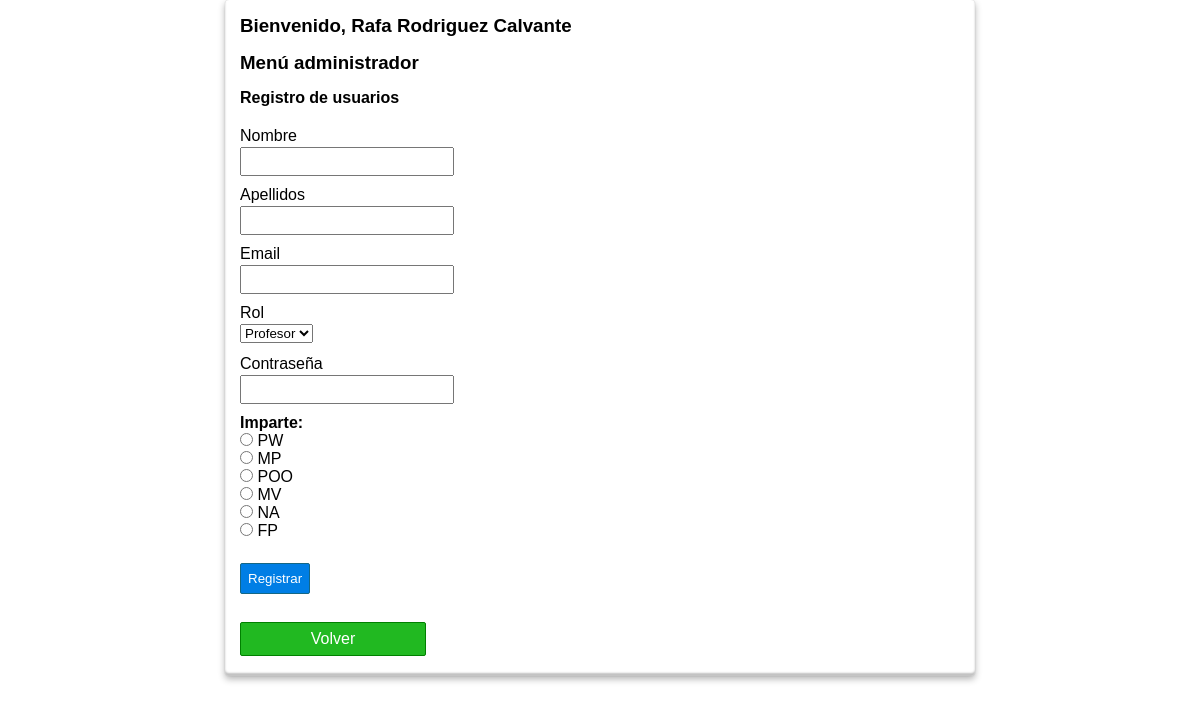
Screenshot of /admin_files/admin_register.php (signed in) with the database file from the repository.
### tables this page shows
CREATE TABLE subjects 
( subjectid int unsigned NOT NULL auto_increment, 
name varchar(25) NOT NULL, 
degreeid int unsigned NOT NULL,
coordinatorid int unsigned NOT NULL,
PRIMARY KEY (subjectid),
FOREIGN KEY (degreeid) REFERENCES degrees(degreeid)
);

### admin_files/admin_register.php (the view, shortened to what this page needs)
<!DOCTYPE html>
<html lang="en">
<head>
    <link rel="stylesheet" href="../assets/css/style.css">
</head>
<body>
<?php require_once '../includes/connection.php'; ?>
<?php if($_SESSION['user']['rol'] == 'admin'): ?>
    <div id="register" class="bloque fondo">
    <h3> Bienvenido, <?= $_SESSION['user']['name'] . ' ' . $_SESSION['user']['surname'] ?> </h3>
    <h3>Menú administrador</h3>
        <h4> Registro de usuarios</h4>
        <br>
        <form action="sign_up_user.php" method="POST">
            <label for="name">Nombre</label>
            <input type="text" name="name" required>
            <label for="surname">Apellidos</label>
            <input type="text" name="surname" required>
            <label for="email">Email</label>
            <input type="email" name="email" required>
            <label for="rol">Rol</label>
            <select name="rol" id="rol" style="margin-bottom: 10px;" onchange="JSfunction()" required>
                <option value="profesor">Profesor</option>
            </select>
            <label for="password">Contraseña</label>
            <input type="password" name="password" required>
            <h4 id="id-subjects">Imparte: </h4>
            <?php
                $sql = "SELECT * FROM subjects";
                $result = mysqli_query($db,$sql);
                if($result && mysqli_num_rows($result) > 1){
                    $html = "<div id='subjects-block'>";
                    while($subjects = mysqli_fetch_assoc($result)){
                        $subject = $subjects['name'];
                        $html .= "<input type='radio' name='$subject' id='$subject' value='$subject' />
                        <label class='inline' for='$subject'> $subject</label> <br>";
                    }
                    $html .= "</div>";
                    echo $html;
                }
            ?>
            <br>
            <input type="submit" value="Registrar">
        </form>
        <br>
        <a class="boton boton-verde" href="../admin.php">Volver</a>
    </div>
<?php else: ?>
    <?php header('Location: ../index.php'); ?>
<?php endif; ?>
</body>
</html>

### assets/css/style.css (style rules this page uses)
* { margin: 0px; padding: 0px; font-family: sans-serif, Helvetica, Arial; text-decoration: none; }
.bloque { display:block; width: 60%; margin: 0px auto; margin-bottom: 35px; background: white; padding: 15px; border-radius: 4px; box-shadow: 0px 0px 1px rgba(0,0,0,0.3), 0px 3px 7px rgba(0,0,0,0.3), 0px 0px 1px #FFFFFF inset, 0px -3px 2px rgba(0,0,0,0.25) inset; }
.fondo::after { content: ""; background: url(../img/libros.jpg); opacity: 0.5; top: 0; left: 0; bottom: 0; right: 0; position: fixed; z-index: -1; }
.bloque h3 { margin-bottom: 15px; }
label, input[type="text"], input[type="email"], input[type="password"] { display: block; width: 200px; margin-top:2px; margin-bottom: 2px; }
input[type="text"], input[type="email"], input[type="password"] { padding: 5px; margin-bottom: 10px; }
input[type="button"], input[type="submit"], .boton { margin-top: 5px; margin-bottom: 5px; display: block; border-radius: 2px; color:white; background: #007ee5; border: 1px solid #156785; cursor:pointer; padding: 7px; }
.boton { color:white !important; text-align: center; width: 170px; }
.boton-verde { background: #21b921; border-color: green; }
.inline { display: inline; }

### rows the page displays
subjects: name "PW"
subjects: name "MP"
subjects: name "POO"
subjects: name "MV"
subjects: name "NA"
subjects: name "FP"

### other values shown
$_SESSION['user']['name'] "Rafa"
$_SESSION['user']['surname'] "Rodriguez Calvante"
